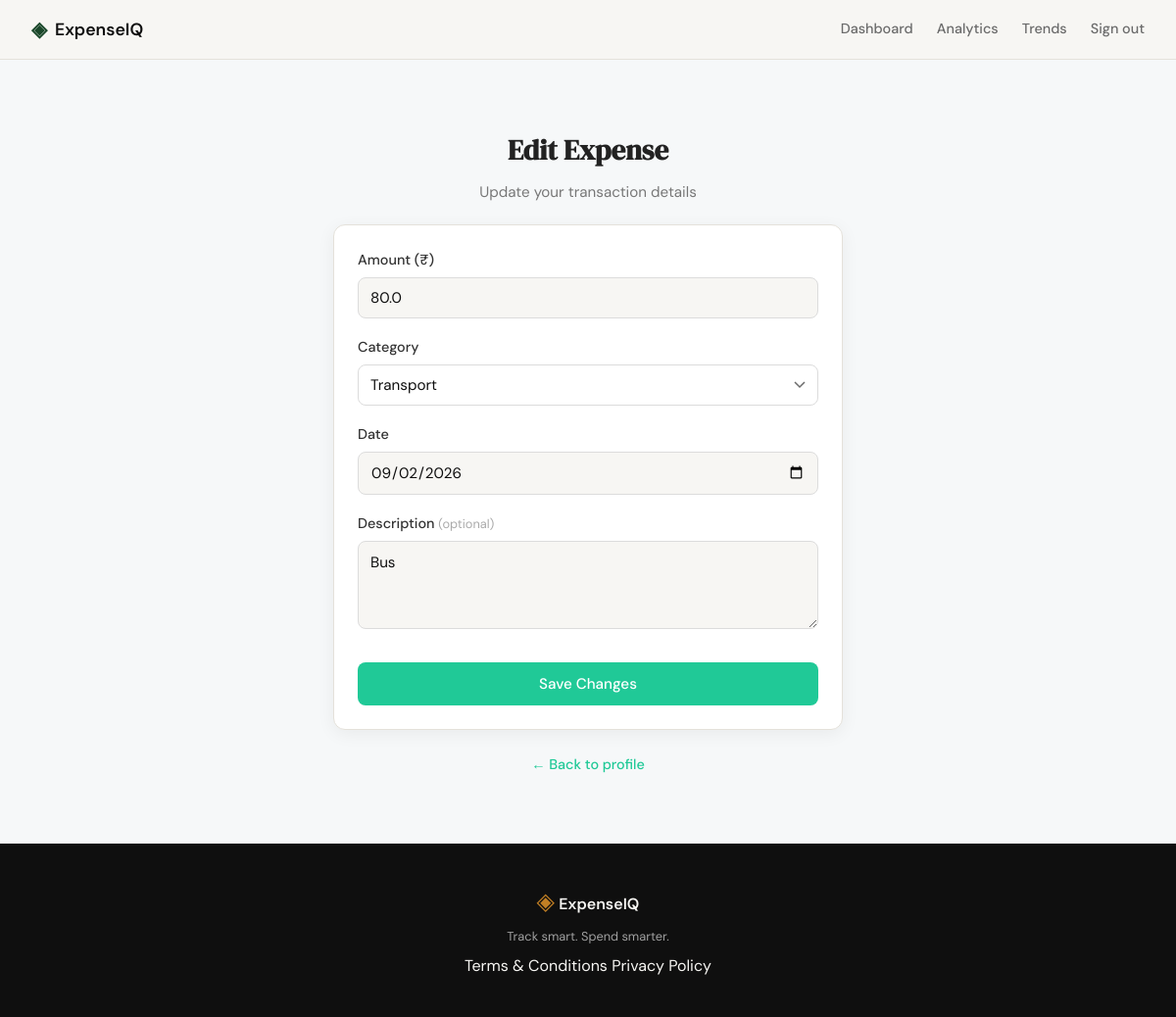
Page /expenses/54/edit (signed in) on the committed database.
### tables this page shows
CREATE TABLE expenses (
            id          INTEGER PRIMARY KEY AUTOINCREMENT,
            user_id     INTEGER NOT NULL REFERENCES users(id),
            amount      REAL    NOT NULL,
            category    TEXT    NOT NULL,
            date        TEXT    NOT NULL,
            description TEXT,
            created_at  TEXT    DEFAULT (datetime('now'))
        );

### routes/expenses.py (the view, shortened to what this page needs)
@expense_bp.route("/expenses/<int:id>/edit", methods=["GET", "POST"])
def edit_expense(id):
    if not session.get("user_id"):
        return redirect(url_for("auth.login"))
    expense = get_expense_by_id(id, session["user_id"])
    if expense is None:
        abort(404)
    if request.method == "GET":
        return render_template(
            "edit_expense.html",
            expense=expense,
            categories=CATEGORIES,
            form={}
        )

### database/db.py (called while the page is built)
def get_db():
    conn = sqlite3.connect(DB_PATH)
    conn.row_factory = sqlite3.Row
    conn.execute("PRAGMA foreign_keys = ON")
    return conn

### database/queries.py (called while the page is built)
def get_expense_by_id(expense_id, user_id):
    conn = get_db()
    row = conn.execute(
        "SELECT id, amount, category, date, description "
        "FROM expenses WHERE id = ? AND user_id = ?",
        (expense_id, user_id),
    ).fetchone()
    conn.close()
    if row is None:
        return None
    return {
        "id": row["id"],
        "amount": row["amount"],
        "category": row["category"],
        "date": row["date"],
        "description": row["description"] or "",
    }

### templates/edit_expense.html (shortened to what this page needs)
{% extends "base.html" %}
{% block head %}
<link rel="stylesheet" href="{{ url_for('static', filename='css/add_expense.css') }}">
{% endblock %}
{% block content %}
<section class="auth-section">
    <div class="auth-container">
        <div class="auth-header">
            <h1 class="auth-title">Edit Expense</h1>
            <p class="auth-subtitle">Update your transaction details</p>
        </div>
        <div class="auth-card">
            <form method="POST" action="{{ url_for('expenses.edit_expense', id=expense.id) }}">
                <div class="form-group">
                    <label for="amount">Amount (₹)</label>
                    <input type="number" id="amount" name="amount"
                           class="form-input"
                           step="0.01" min="0.01"
                           value="{{ form.get('amount', expense.amount) }}"
                           required autofocus>
                </div>
                <div class="form-group">
                    <label for="category">Category</label>
                    {% set selected_cat = form.get('category', expense.category) %}
                    <select id="category" name="category" class="form-input form-select" required>
                        {% for c in categories %}
                        <option value="{{ c }}" {% if selected_cat == c %}selected{% endif %}>{{ c }}</option>
                        {% endfor %}
                    </select>
                </div>
                <div class="form-group">
                    <label for="date">Date</label>
                    <input type="date" id="date" name="date"
                           class="form-input"
                           value="{{ form.get('date', expense.date) }}"
                           required>
                </div>
                <div class="form-group">
                    <label for="description">Description <span class="field-optional">(optional)</span></label>
                    <textarea id="description" name="description"
                              class="form-input form-textarea"
                              maxlength="200">{{ form.get('description', expense.description) }}</textarea>
                </div>
                <button type="submit" class="btn-submit">Save Changes</button>
            </form>
        </div>
        <p class="auth-switch">
            <a href="{{ url_for('profile') }}">← Back to profile</a>
        </p>
    </div>
</section>
{% endblock %}

### static/css/style.css (style rules this page uses)
:root { --ink: #0f0f0f; --ink-soft: #2d2d2d; --ink-muted: #6b6b6b; --ink-faint: #a0a0a0; --paper: #f7f6f3; --paper-warm: #f0ede6; --paper-card: #ffffff; --accent: #1a472a; --accent-light: #e8f0eb; --accent-2: #c17f24; --accent-2-light: #fdf3e3; --danger: #c0392b; --danger-light: #fdecea; --border: #e4e1da; --border-soft: #eeebe4; --font-display: 'DM Serif Display', Georgia, serif; --font-body: 'DM Sans', system-ui, sans-serif; --max-width: 1200px; --auth-width: 440px; --radius-sm: 6px; --radius-md: 12px; --radius-lg: 20px; }
*, *::before, *::after { box-sizing: border-box; margin: 0; padding: 0; }
html { font-size: 16px; scroll-behavior: smooth; }
body { background: var(--paper); color: var(--ink); font-family: var(--font-body); font-size: 1rem; line-height: 1.6; -webkit-font-smoothing: antialiased; }
a { color: inherit; text-decoration: none; }
.auth-section { min-height: calc(100vh - 60px - 100px); display: flex; align-items: center; justify-content: center; padding: 3rem 2rem; }
.auth-container { width: 100%; max-width: var(--auth-width); }
.auth-header { text-align: center; margin-bottom: 2rem; }
.auth-title { font-family: var(--font-display); font-size: 2rem; color: var(--ink); margin-bottom: 0.5rem; }
.auth-subtitle { font-size: 0.9rem; color: var(--ink-muted); }
.auth-card { background: var(--paper-card); border: 1px solid var(--border); border-radius: var(--radius-md); padding: 2rem; margin-bottom: 1.5rem; }
.form-group { margin-bottom: 1.25rem; }
.form-group label { display: block; font-size: 0.85rem; font-weight: 500; color: var(--ink-soft); margin-bottom: 0.4rem; }
.form-input { width: 100%; padding: 0.6rem 0.875rem; border: 1px solid var(--border); border-radius: var(--radius-sm); font-family: var(--font-body); font-size: 0.95rem; color: var(--ink); background: var(--paper); outline: none; transition: border-color 0.2s; }
.form-input::placeholder { color: var(--ink-faint); }
.btn-submit { width: 100%; padding: 0.7rem; background: var(--ink); color: var(--paper); border: none; border-radius: var(--radius-sm); font-family: var(--font-body); font-size: 0.95rem; font-weight: 500; cursor: pointer; transition: background 0.2s; margin-top: 0.5rem; }
.auth-switch { text-align: center; font-size: 0.875rem; color: var(--ink-muted); }
.auth-switch a { color: var(--accent); font-weight: 500; }

### static/css/add_expense.css (style rules this page uses)
.form-select { appearance: none; background-repeat: no-repeat; background-position: right 0.875rem center; padding-right: 2.5rem; cursor: pointer; }
.form-textarea { resize: vertical; min-height: 80px; font-family: var(--font-body); font-size: 0.9375rem; line-height: 1.5; }
.field-optional { font-size: 0.8125rem; color: var(--ink-faint); font-weight: 400; }
.auth-section { display: flex; justify-content: center; padding: 40px 20px; background: #f6f8f9; min-height: 100vh; }
.auth-container { width: 100%; max-width: 520px; }
.auth-header { text-align: center; margin-bottom: 20px; }
.auth-title { font-size: 1.8rem; font-weight: 600; color: #222; }
.auth-subtitle { font-size: 0.95rem; color: #777; margin-top: 5px; }
.auth-card { background: #fff; padding: 24px; border-radius: 12px; box-shadow: 0 4px 18px rgba(0,0,0,0.06); }
.form-group { margin-bottom: 18px; }
.form-group label { display: block; font-size: 0.9rem; font-weight: 500; margin-bottom: 6px; color: #333; }
.form-input { width: 100%; padding: 10px 12px; border: 1px solid #dcdcdc; border-radius: 8px; font-size: 0.95rem; outline: none; transition: 0.2s; }
.form-select { appearance: none; background: #fff; cursor: pointer; background-repeat: no-repeat; background-position: right 12px center; padding-right: 35px; }
.form-textarea { resize: vertical; min-height: 90px; }
.field-optional { color: #aaa; font-size: 0.8rem; }
.btn-submit { width: 100%; background: #20c997; color: white; border: none; padding: 12px; font-size: 0.95rem; border-radius: 8px; font-weight: 500; cursor: pointer; transition: 0.2s; }
.auth-switch { text-align: center; margin-top: 15px; }
.auth-switch a { font-size: 0.9rem; color: #20c997; text-decoration: none; }

### rows in the picture
expenses: amount "80.0", category "Transport", date "09/02/2026", description "Bus"
